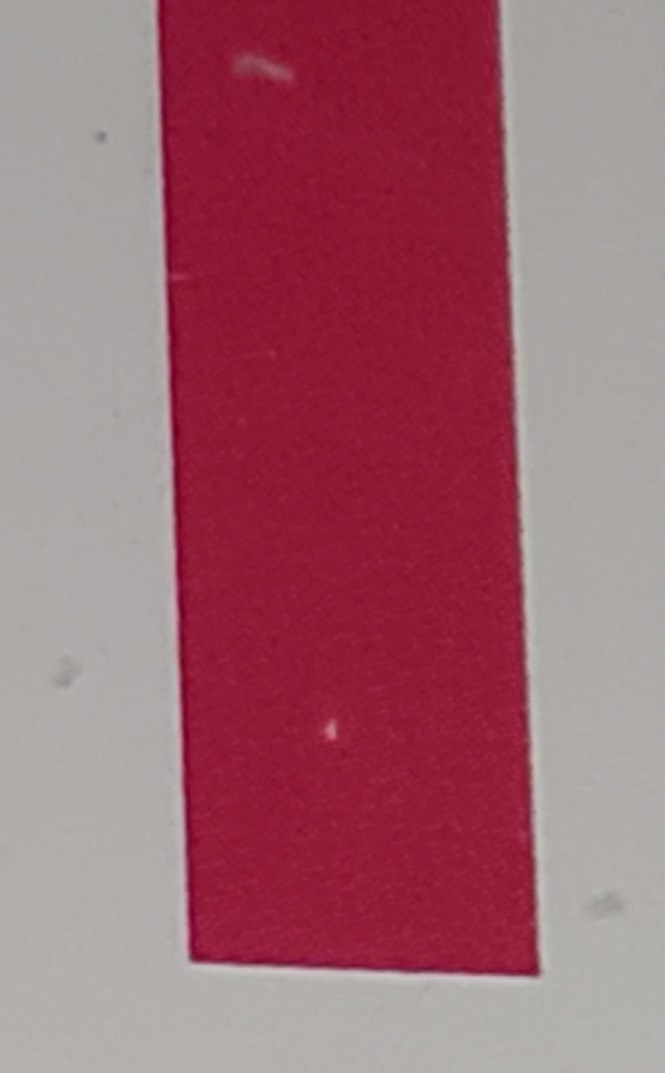
#> input picture 1.jpg, 665 x 1073 px
$ python PhotochemFinal.py
#> lines starting #> are read from the running program, lines starting #| are printed output that depends on the picture; after the words box and inside, x2 and y2 are one past the last pixel; in counts of white or black regions, pixels touching at a corner belong together
import cv2 as cv
import numpy as np
from sklearn.cluster import KMeans

# --- 1. НАСТРОЙКИ И ЭТАЛОНЫ ---
k = 3  # Количество кластеров для K-means
USE_WHITE_BALANCE = False  # Включи (True), когда будешь фотографировать реальный лакмус на белом фоне

# Названия уровней pH
pH = [
    'pH = 1', 'pH = 2', 'pH = 3', 'pH = 4', 'pH = 5', 'pH = 6', 'pH = 7',
    'pH = 8', 'pH = 9', 'pH = 10', 'pH = 11', 'pH = 12', 'pH = 13', 'pH = 14'
]

# Эталонные цвета шкалы (в формате RGB)
pH_values = [
    (143, 26, 54), (143, 26, 54), (156, 56, 4), (190, 123, 5), (163, 121, 6),
    (165, 142, 5), (102, 93, 6), (60, 75, 14), (20, 48, 18), (29, 25, 51),
    (28, 9, 43), (34, 6, 49), (42, 7, 38), (42, 7, 51)
]

# Создаем словарь для быстрого доступа: {'pH = 1': (143, 26, 54), ...}
reference_dict = dict(zip(pH, pH_values))

# Конвертируем эталонные цвета из RGB в LAB один раз при запуске
reference_lab_dict = {}
for name, rgb in reference_dict.items():
    rgb_array = np.uint8([[rgb]])
    lab_array = cv.cvtColor(rgb_array, cv.COLOR_RGB2LAB)[0][0]
    reference_lab_dict[name] = lab_array

print("Эталоны успешно переведены в LAB.")

# --- 2. ЗАГРУЗКА И ПРЕДОБРАБОТКА ИЗОБРАЖЕНИЯ ---
print('\nВставьте путь до файла:')
path = input()
#> the answer given: 1.jpg

image = cv.imread(path)
#> image is the input picture: shape (1073, 665, 3); mean B, G, R 113.7, 101.9, 159.1

if image is None:
    print("Ошибка: Не удалось загрузить изображение. Проверьте путь.")
    exit()

# --- 2.1 УМНЫЙ БАЛАНС БЕЛОГО ---
if USE_WHITE_BALANCE:
    print("Применяется баланс белого...")
    # Переводим в LAB для поиска самого светлого участка
    image_lab = cv.cvtColor(image, cv.COLOR_BGR2LAB)
    L_channel = image_lab[:, :, 0]

    # Находим самые яркие пиксели (верхние 5% по яркости)
    max_L = np.max(L_channel)
    threshold_L = max_L - 10
    white_mask = L_channel > threshold_L

    if np.sum(white_mask) > 0:
        # Вычисляем средний оттенок "белого" фона
        avg_A = np.mean(image_lab[:, :, 1][white_mask])
        avg_B = np.mean(image_lab[:, :, 2][white_mask])

        # Корректируем всё изображение, чтобы фон стал нейтрально-белым
        image_lab[:, :, 1] = np.clip(image_lab[:, :, 1].astype(np.int16) - int(avg_A - 128), 0, 255).astype(np.uint8)
        image_lab[:, :, 2] = np.clip(image_lab[:, :, 2].astype(np.int16) - int(avg_B - 128), 0, 255).astype(np.uint8)

        image = cv.cvtColor(image_lab, cv.COLOR_LAB2BGR)
        print(f"Баланс белого применен. Сдвиг A: {avg_A-128:.1f}, Сдвиг B: {avg_B-128:.1f}")
    else:
        print("Предупреждение: Не найден белый фон для баланса белого.")

# Переводим изображение в оттенки серого для работы порогового алгоритма
gray_image = cv.cvtColor(image, cv.COLOR_BGR2GRAY)
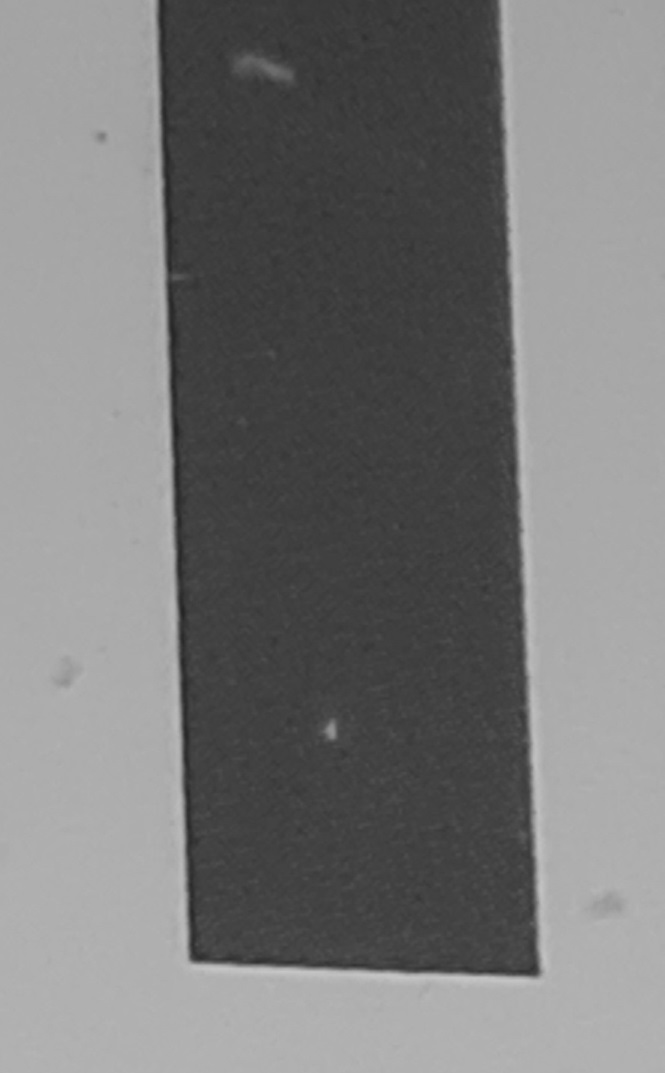
#> gray_image: shape (1073, 665); min 36, max 199, mean 120.4

# Применяем метод Оцу
ret, mask = cv.threshold(gray_image, 0, 255, cv.THRESH_BINARY_INV + cv.THRESH_OTSU)
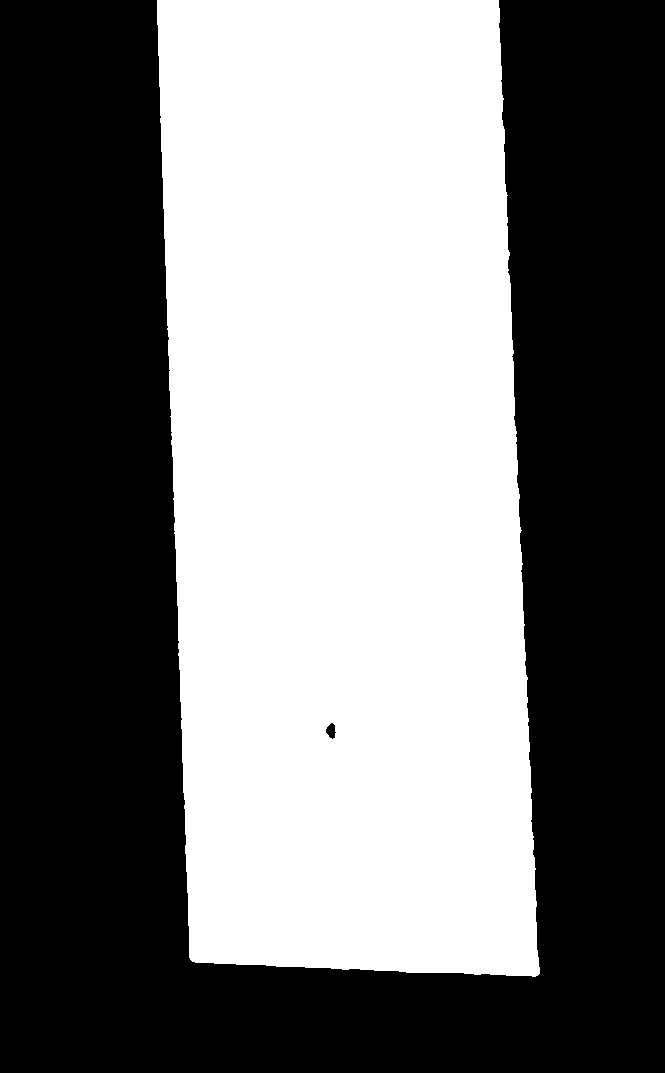
#> mask: shape (1073, 665); 46.9% white; 1 white region, box (x1, y1, x2, y2) and area: (157, 0, 540, 977) 334882
#> ret = 117

# Применяем маску к изображению
result = cv.bitwise_and(image, image, mask=mask)
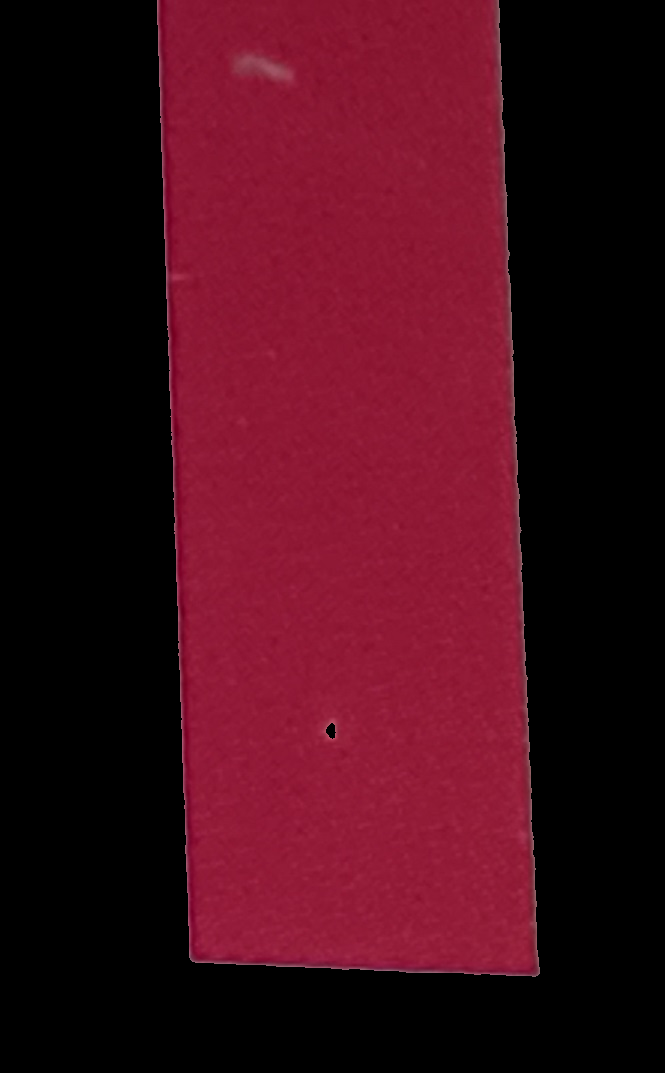
#> result: shape (1073, 665, 3); mean B, G, R 25.3, 12.3, 67.1
cv.imwrite("result.jpg", result)

# --- 3. ВЫДЕЛЕНИЕ ПИКСЕЛЕЙ И ПЕРЕВОД В LAB ---
threshold = 5
mask_2 = (result[:,:,0] > threshold) | (result[:,:,1] > threshold) | (result[:,:,2] > threshold)
pixels = result[mask_2].astype(np.float32)

if len(pixels) == 0:
    print("Ошибка: Не найдено ни одного пикселя бумаги. Проверьте качество фото.")
    exit()

# Перевод пикселей в LAB
pixels_reshaped = pixels.reshape(-1, 1, 3).astype(np.uint8)
pixels_lab = cv.cvtColor(pixels_reshaped, cv.COLOR_BGR2LAB).reshape(-1, 3)

# --- 4. КЛАСТЕРИЗАЦИЯ В LAB ---
kmeans = KMeans(n_clusters=k, random_state=42, n_init=10)
labels = kmeans.fit_predict(pixels_lab)
centers_lab = kmeans.cluster_centers_

unique, counts = np.unique(labels, return_counts=True)
#> unique = [0, 1, 2]; counts = [174998, 5983, 153901]

print("\nОсновные цвета (центроиды кластеров в LAB):")
for i, (center, cnt) in enumerate(zip(centers_lab, counts)):
    perc = cnt / len(pixels)
    print(f"Кластер {i+1}: L={center[0]:.1f}, A={center[1]:.1f}, B={center[2]:.1f}, доля={perc:.2f}")
#> this loop made 3 passes
#> (center, cnt, perc) on passes 1 to 3: ([77.57, 176.4, 142.9], 174998, 0.523), ([103.5, 158.5, 132], 5983, 0.0179), ([83.03, 177.6, 142.6], 153901, 0.46)
#| Кластер 1: L=77.6, A=176.4, B=142.9, доля=0.52
#| Кластер 2: L=103.5, A=158.5, B=132.0, доля=0.02
#| Кластер 3: L=83.0, A=177.6, B=142.6, доля=0.46

# --- 5. ВЫЧИСЛЕНИЕ СРЕДНЕГО ЦВЕТА ---
weighted_lab = np.average(centers_lab, axis=0, weights=counts)
#> weighted_lab = [80.54, 176.6, 142.6]
print(f"\nСредний цвет бумаги (LAB): L={weighted_lab[0]:.1f}, A={weighted_lab[1]:.1f}, B={weighted_lab[2]:.1f}")
#| Средний цвет бумаги (LAB): L=80.5, A=176.6, B=142.6
# --- 6. СРАВНЕНИЕ С ЭТАЛОНАМИ И ПРОВЕРКА УВЕРЕННОСТИ ---
target_ab = weighted_lab[1:]
#> target_ab = [176.6, 142.6]
best_name = None
best_dist = float('inf')

for name, ref_lab in reference_lab_dict.items():
    ref_ab = ref_lab[1:]
    dist = np.linalg.norm(target_ab - ref_ab)

    if dist < best_dist:
        best_dist = dist
        best_name = name
#> this loop made 14 passes
#> (dist, best_dist) on pass 1: (0.564, 0.564)
#> dist on passes 2 to 7: 0.564, 34.52, 55.92, 59.46, 70.78, 62.05
#> after the loop, best_dist = 0.564; best_name = 'pH = 1'

# --- 7. ВЫВОД РЕЗУЛЬТАТА С ПРОВЕРКОЙ ---
CONFIDENCE_THRESHOLD = 20.0  # Порог уверенности (если расстояние больше - результат ненадежен)

print("\n--- ИТОГОВЫЙ АНАЛИЗ ---")
if best_dist > CONFIDENCE_THRESHOLD:
    print(f"❌ ВНИМАНИЕ: Цвет не похож ни на один эталон!")
    print(f"   Ближайший вариант: {best_name}, но расстояние слишком велико ({best_dist:.2f} > {CONFIDENCE_THRESHOLD})")
    print("   Возможные причины: плохое освещение, тени, или это не лакмусовая бумага.")
else:
    print(f"✅ РЕЗУЛЬТАТ: {best_name}")
#| ✅ РЕЗУЛЬТАТ: pH = 1
    print(f"   Уверенность: Высокая (расстояние по цвету: {best_dist:.2f})")
#|    Уверенность: Высокая (расстояние по цвету: 0.56)

$ run again, on 11.jpg
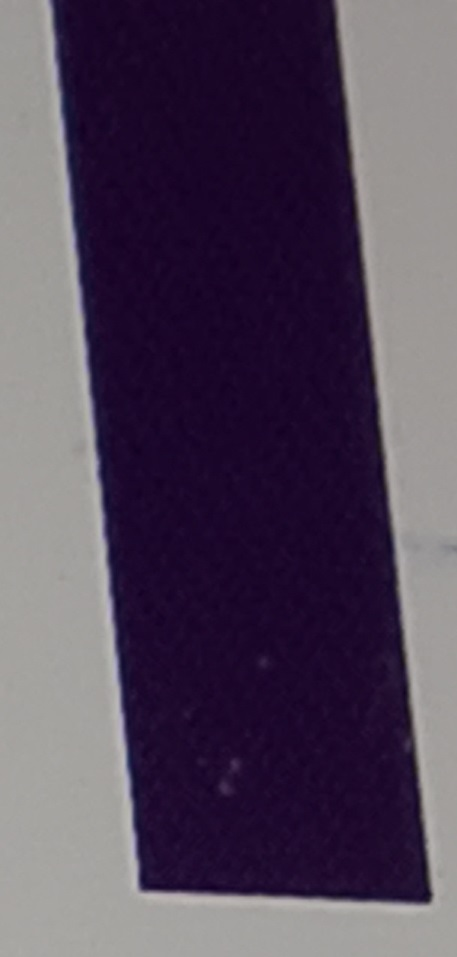
#> input picture 11.jpg, 457 x 957 px
#> image is the input picture: shape (957, 457, 3); mean B, G, R 89.5, 70.2, 82.6
#> `ret, mask = cv.threshold(gray_image, 0, 255, cv.THRESH_BINARY_INV + cv..`:
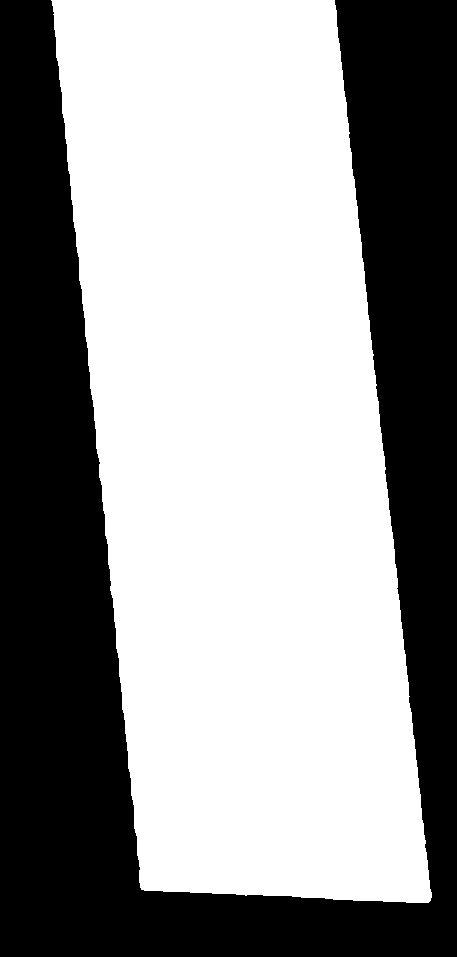
#> mask: shape (957, 457); 58.7% white; 1 black region, box (x1, y1, x2, y2) and area: (0, 0, 457, 957) 180649
#> ret = 88
#> `result = cv.bitwise_and(image, image, mask=mask)`:
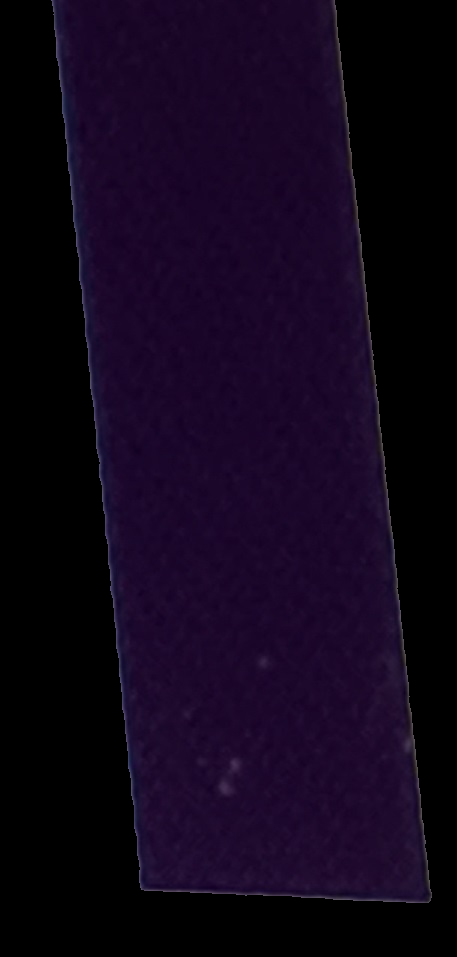
#> result: shape (957, 457, 3); mean B, G, R 25.4, 5.3, 16.6
#> unique = [0, 1, 2]; counts = [99377, 5489, 151834]
#> the loop `for i, (center, cnt) in enumerate(zip(centers_lab, counts)):` made 3 passes
#> (center, cnt, perc) on passes 1 to 3: ([17.22, 145.9, 108.8], 99377, 0.387), ([65.44, 137.1, 116.2], 5489, 0.0214), ([11.2, 143.8, 109.9], 151834, 0.591)
#> (printed output is left out)
#> weighted_lab = [14.69, 144.5, 109.6]
#| Средний цвет бумаги (LAB): L=14.7, A=144.5, B=109.6
#> target_ab = [144.5, 109.6]
#> the loop `for name, ref_lab in reference_lab_dict.items():` made 14 passes
#> (dist, best_dist) on passes 1, 10, 11: (46.59, 46.59), (7.85, 7.85), (0.634, 0.634)
#> after the loop `for name, ref_lab in reference_lab_dict.items():`: best_dist = 0.634; best_name = 'pH = 11'
#| ✅ РЕЗУЛЬТАТ: pH = 11
#|    Уверенность: Высокая (расстояние по цвету: 0.63)

$ run again, on 13.jpg
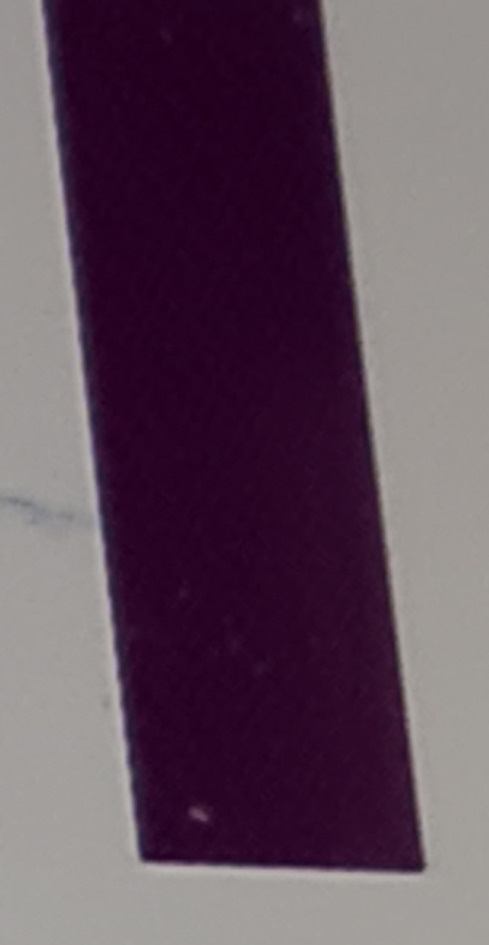
#> input picture 13.jpg, 489 x 945 px
#> image is the input picture: shape (945, 489, 3); mean B, G, R 91.7, 76.7, 96.9
#> `ret, mask = cv.threshold(gray_image, 0, 255, cv.THRESH_BINARY_INV + cv..`:
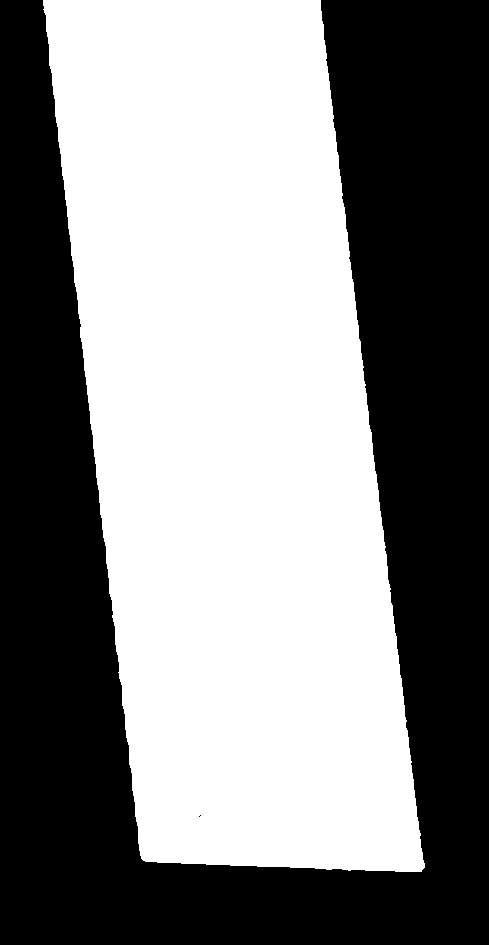
#> mask: shape (945, 489); 52.5% white; 2 black regions (1 under 20 px), largest, box (x1, y1, x2, y2) and area: (0, 0, 489, 945) 219684
#> ret = 87
#> `result = cv.bitwise_and(image, image, mask=mask)`:
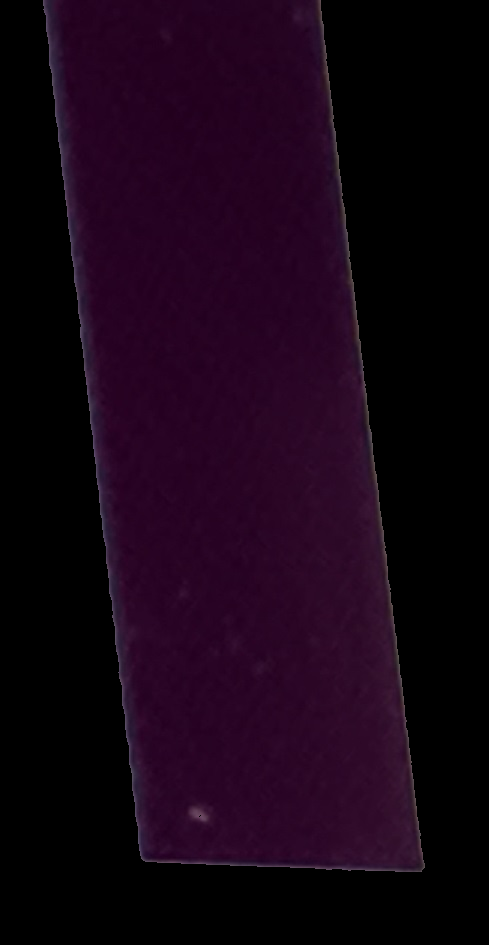
#> result: shape (945, 489, 3); mean B, G, R 20, 3.7, 22
#> unique = [0, 1, 2]; counts = [36660, 6107, 199652]
#> the loop `for i, (center, cnt) in enumerate(zip(centers_lab, counts)):` made 3 passes
#> (center, cnt, perc) on passes 1 to 3: ([28.6, 148.7, 116], 36660, 0.151), ([68.85, 139.1, 120.4], 6107, 0.0252), ([14.91, 150.4, 115.7], 199652, 0.824)
#> (printed output is left out)
#> weighted_lab = [18.34, 149.8, 115.9]
#| Средний цвет бумаги (LAB): L=18.3, A=149.8, B=115.9
#> target_ab = [149.8, 115.9]
#> the loop `for name, ref_lab in reference_lab_dict.items():` made 14 passes
#> (dist, best_dist) on passes 1, 10, 11, 13: (38.4, 38.4), (13.39, 13.39), (7.6, 7.6), (0.222, 0.222)
#> after the loop `for name, ref_lab in reference_lab_dict.items():`: best_dist = 0.222; best_name = 'pH = 13'
#| ✅ РЕЗУЛЬТАТ: pH = 13
#|    Уверенность: Высокая (расстояние по цвету: 0.22)
